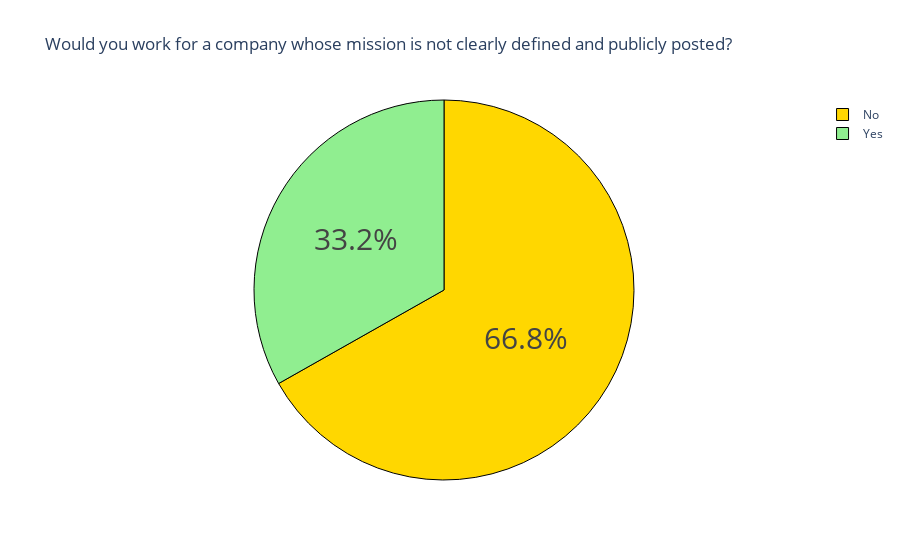

The notebook cell this image was saved under:
### Code cell
question2 = data["Would you work for a company whose mission is not clearly defined and publicly posted."].value_counts()
label = question2.index
counts = question2.values

colors = ['gold', 'lightgreen']

fig = go.Figure(data = [go.Pie(labels = label, values = counts)])
fig.update_layout(title_text = 'Would you work for a company whose mission is not clearly defined and publicly posted?')

fig.update_traces (
    hoverinfo = 'label+value',
    textinfo = 'percent',
    textfont_size = 30,
    marker = dict(colors = colors, line = dict(color = 'black', width = 1))
)
fig.show()

### Figure 1 — Plotly figure (JSON) as saved in the notebook; plotly's stock layout.template omitted (floating-point values rounded to 4 significant figures)
{"data": [{"hoverinfo": "label+value", "labels": ["No", "Yes"], "marker": {"colors": ["gold", "lightgreen"], "line": {"color": "black", "width": 1}}, "textfont": {"size": 30}, "textinfo": "percent", "type": "pie", "values": [157, 78]}], "layout": {"title": {"text": "Would you work for a company whose mission is not clearly defined and publicly posted?"}}}
